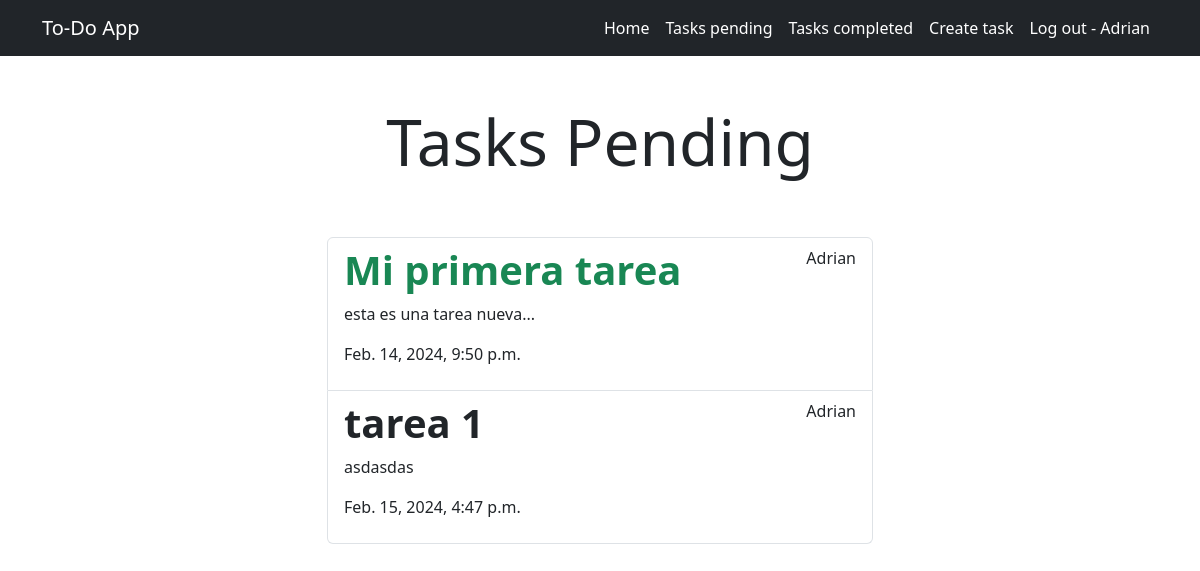
/completed (signed in), run on the app's committed database.
### tasks/models.py (models this page shows, shortened)
class Task(models.Model):
    title = models.CharField(max_length=200)
    description = models.TextField()
    created = models.DateTimeField(auto_now_add=True)
    complete = models.BooleanField(default=False)
    important = models.BooleanField(default=False)
    user = models.ForeignKey(User, on_delete=models.CASCADE)

### tasks/views.py (the view)
# urls.py: path('completed', views.completed, name='completed'),
@login_required
def completed(request):
    return render(request, 'completed.html', {
        'tasks': Task.objects.filter(user=request.user, complete=True).order_by('created')
    })

### tasks/templates/completed.html
{% extends 'base.html' %}
{% block content %}
<main class="container">
    <div class="row">
        <div class="col-md-6 offset-md-3">
            <h1 class="text-center display-3 py-5">Tasks Pending</h1>
            <ul class="list-group">
            {% for task in tasks %}
            <a href="{% url 'task_detail' task.id %}" class="list-group-item">
                <header class="d-flex justify-content-between">
                    {% if task.important %}
                    <h1 class="fw-bold text-success">{{task.title}}</h1>
                    {% else %}
                    <h1 class="fw-bold">{{task.title}}</h1>
                    {% endif %}
                    {{task.user}}
                </header>
                <p>{{task.description}}</p>
                <p>{{task.created}}</p>
            </a>
            {% endfor %}
            </ul>
        </div>
    </div>
</main>
{% endblock %}

### tasks/templates/base.html (shortened to what this page needs)
<!DOCTYPE html>
<html lang="en">
    <head>
        <link
            rel="stylesheet"
            href="https://cdn.jsdelivr.net/npm/bootstrap@5.3.2/dist/css/bootstrap.min.css"
        />
    </head>
    <body>
        <nav class="navbar navbar-expand-lg bg-dark navbar-dark">
            <div class="container">
                <a class="navbar-brand" href="">To-Do App</a>
                <div class="collapse navbar-collapse" id="navbarNav">
                    <ul class="navbar-nav ms-auto">
                        <li class="nav-item"><a class="nav-link active" href="{% url 'home' %}">Home</a></li>
                        {% if not user.is_authenticated %}
                        <li class="nav-item"><a class="nav-link active" href="{% url 'signup' %}">Sign up</a></li>
                        <li class="nav-item"><a class="nav-link active" href="{% url 'signin' %}">Sign in</a></li>
                        {% else %}
                        <li class="nav-item"><a class="nav-link active" href="{% url 'tasks' %}">Tasks pending</a></li>
                        <li class="nav-item"><a class="nav-link active" href="{% url 'completed' %}">Tasks completed</a></li>
                        <li class="nav-item"><a class="nav-link active" href="{% url 'create_task' %}">Create task</a></li>
                        <li class="nav-item"><a class="nav-link active" href="{% url 'logout' %}">Log out - {{user.username}}</a></li>
                        {% endif %}
                    </ul>
                </div>
            </div>
        </nav>
        {% block content %}{% endblock %}
    </body>
</html>

### data on the page
Task: title "Mi primera tarea", user "Adrian", description "esta es una tarea nueva...", created "Feb. 14, 2024, 9:50 p.m."
Task: title "tarea 1", user "Adrian", description "asdasdas", created "Feb. 15, 2024, 4:47 p.m."

### other printed values
{{ user.username }} "Adrian"
